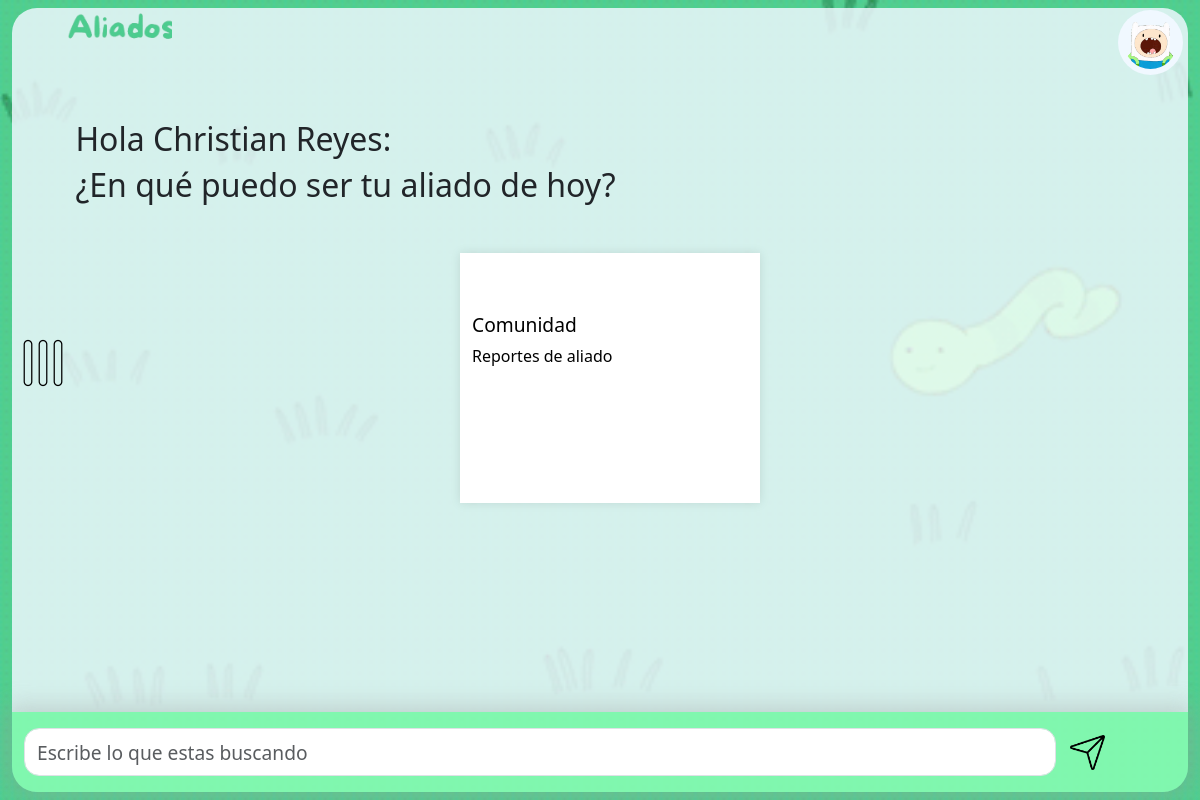
/Cliente/Principalalm.php (signed in), run on the app's committed database.
### tables this page shows
CREATE TABLE `usuarios` (
  `id_usuario` int(11) NOT NULL,
  `nombre` varchar(40) NOT NULL,
  `apellidop` varchar(40) NOT NULL,
  `apellidom` varchar(40) NOT NULL,
  `correo` varchar(50) NOT NULL,
  `telefono` varchar(10) NOT NULL,
  `contraseña` varchar(30) NOT NULL,
  `estatus` varchar(8) NOT NULL,
  `tipo` varchar(13) NOT NULL,
  `avatar` varchar(55) NOT NULL,
  `fondo` varchar(60) NOT NULL
);

### Servidor/funciones_session/session_nombreapa.php (the view, shortened to what this page needs)
<?php
include("../Servidor/Conexion.php");
$id = $_SESSION['usuario'];
$query = "SELECT nombre, apellidop FROM usuarios WHERE id_usuario = $id";
$consulta = mysqli_query($conexion, $query);
if (mysqli_num_rows($consulta) > 0) {
    $row = mysqli_fetch_array($consulta);
    echo "" . $row["nombre"] . " " . $row["apellidop"];
}

### Cliente/Principalalm.php (shortened to what this page needs)
<!doctype html>
<html lang="en">
<head>
    <link href="https://cdn.jsdelivr.net/npm/bootstrap@5.3.1/dist/css/bootstrap.min.css" rel="stylesheet">
    <link rel="stylesheet" href="css/estilos.css">
</head>
<body class="scroll-body-no">
    <div class="container-fluid">
        <div class="row">
                <?php
                include("include/Menualm.php");
                ?>
            <div class="col centrar fondo" id="contenedor-principalalm">
                <button type="button" id="btn-menu-principalalm" class="btn-transparente" data-bs-toggle="collapse" data-bs-target="#colmenuprincipalalm" aria-expanded="false" aria-controls="colmenuprincipalalm">
                    <img src="imagenes/iconos/menudesactivado.png" class="icono-btn rotar-90" alt="">
                </button>
                <button type="button" id="btn-extras-principalalm" class="btn-transparente" data-bs-toggle="collapse" data-bs-target="#colconfigprincipalalm" aria-expanded="false" aria-controls="colconfigprincipalalm">
                    <img class="icono-btn" src="<?php include("../Servidor/funciones_session/session_avatar.php"); ?>" alt="">
                </button>
                <section id="principalalm-cuadro" class="cuadro-fondo centrar blanco-transparente borde-r-m">
                    <img id="principalalm-logo" class="logo-c" src="imagenes/logos/logoaliadoshorizontal.gif" alt="">
                    <main id="principalalm-main" class="row">
                        <div class="col">
                            <div class="row centrar espacio-top-c espacio-left-c">
                                <h1 class="titulo-m">
                                    Hola <?Php include("../Servidor/funciones_session/session_nombreapa.php") ?>:
                                </h1>
                                <h2 class="text-g">¿En qué puedo ser tu aliado de hoy?</h2>
                            </div>
                            <div class="row espacio-top-c centrar">
                                <a href="" class="card-principalalm blanco-solido decoracion-no">
                                    <div class="row espacio-top-m">
                                        <h1 class="text-m txt-negro">Comunidad</h1>
                                        <p class="text-c txt-negro">Reportes de aliado</p>
                                        <img class="icono-card-rb" src="imagenes/iconos/iconoplay.png" alt="">
                                    </div>
                                </a>
                            </div>
                        </div>
                    </main>
                    <div id="principalalm-barra-busqueda" class="row">
                        <form class="row centrar" action="" method="post">
                            <div class="col">
                                <input class="form-control text-m borde-r-c" id="principalalm-input-busqueda" type="text" placeholder="Escribe lo que estas buscando" aria-label="">
                            </div>
                            <div class="col-1 centrar espacio-right-c">
                                <button class="btn-transparente hover-btn" type="submit">
                                    <img class="icono-c" id="principalalm-icono-busqueda" src="imagenes/iconos/enviar.png" alt="">
                                </button>
                            </div>
                        </form>
                    </div>
                </section>
            </div>
                <?Php include("include/Configusuariosalm.php") ?>
        </div>
    </div>
</body>
</html>

### Cliente/css/estilos.css (style rules this page uses)
.centrar { display: flex; align-items: center; justify-content: center; }
.fondo { background-image: url("../imagenes/fondos/fondo-gusano.gif"); }
.espacio-top-m { margin-top: 60px; }
.espacio-top-c { margin-top: 25px; }
.espacio-left-c { margin-left: 10px; }
.espacio-right-c { padding-right: 30px; }
.btn-transparente { background-color: rgba(240, 248, 255, 0); border: none; }
.borde-r-c { border-radius: 15px; }
.borde-r-m { border-radius: 25px; }
.titulo-m { font-size: 2rem; }
.text-g { font-size: 2rem; }
.text-m { font-size: 1.2rem; }
.text-c { font-size: 1rem; }
.txt-negro { color: black; }
.logo-c { width: 150px; }
.icono-c { width: 30px; height: 30px; }
.icono-btn { width: 100%; border-radius: 100%; }
.icono-card-rb { position: absolute; width: 80px; right: 0vw; bottom: 14px; }
.cuadro-fondo { height: 98%; width: 100%; }
.decoracion-no { text-decoration: none; }
.blanco-transparente { background-color: rgba(240, 248, 255, 0.836); }
.blanco-solido { background-color: rgb(255, 255, 255); }
.scroll-body-no { margin: 0; padding: 0; height: 100vh; overflow: hidden; }
.rotar-90 { transform: rotate(90deg); }
#contenedor-principalalm { background-repeat: no-repeat; background-size: cover; background-position: center; height: 100vh; transition: 0.25s ease-in; }
#principalalm-cuadro { position: relative; width: 100%; }
#btn-menu-principalalm { position: absolute; z-index: 2; left: 5px; top: calc(45vh - 30px); transition: 0.4s ease-out; }
#btn-extras-principalalm { position: absolute; z-index: 3; right: 17px; top: 10px; width: 65px; height: 65px; background-color: aliceblue; border-radius: 50%; transition: 0.35s; }
#principalalm-logo { position: absolute; top: -50px; left: 10px; z-index: 1; }
#principalalm-main { position: absolute; bottom: 70px; height: 80%; width: 95%; overflow-y: auto; overflow-x: hidden; }
.card-principalalm { position: relative; height: calc(90px + 20vh); width: 300px; margin-top: 15px; margin-left: 2.5vh; box-shadow: 0 0 10px rgba(0, 0, 0, 0.1); }
#principalalm-barra-busqueda { position: absolute; bottom: 0vh; z-index: 1; height: 10vh; width: 100%; background-color: rgba(0, 255, 81, 0.399); border-bottom-left-radius: 25px; border-bottom-right-radius: 25px; box-shadow: 0px 0px 25px 5px rgba(156, 156, 156, 0.399); }
#principalalm-input-busqueda { height: 48px; }
#principalalm-icono-busqueda { width: 35px; height: 35px; margin-left: -40px; }

### data on the page
usuarios: avatar (picture), nombre "Christian", apellidop "Reyes"
